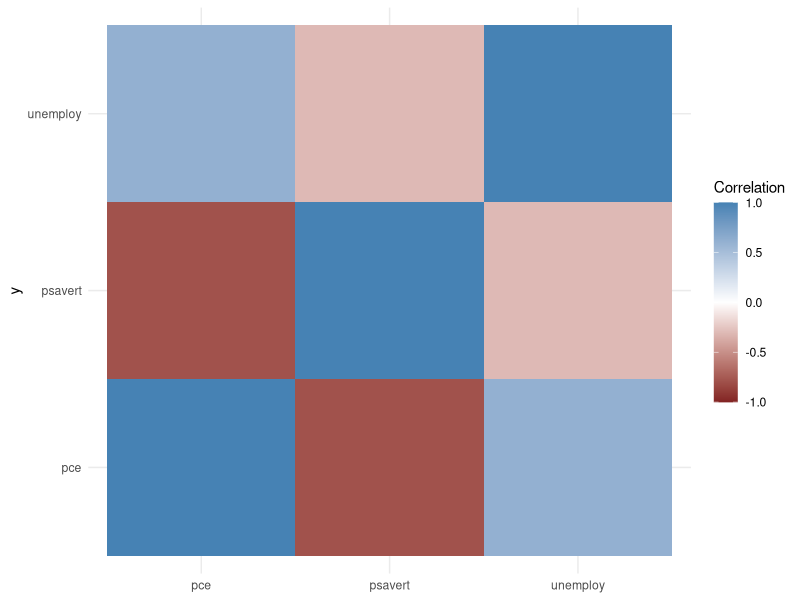

The R source for this figure: (Note: this script raises an error after producing the figure.)
#   Sample is a function you feed a vector and it randomly draws a number

x <- sample(x = 1: 100, size = 100, replace = TRUE)
x

mean(x)

y <- x

y[sample(x = 1:100, size = 20, replace = FALSE)] <- NA
y

mean(y)

mean(y, na.rm = TRUE)

grades <- c(95, 72, 87, 66)
weights <- c(1/2, 1/4, 1/8, 1/8)

mean(grades)

weighted.mean(x = grades, w = weights)

var(x)
mean(x)
sum((x - mean(x))^2)/ (length(x) - 1)


sqrt(var(x))
sd(x)

sd(y)
sd(y, na.rm = TRUE)

sum(x)
min(x)
max(x)

summary(x)

quantile(x, probs = c(.25,.75))

quantile(x, probs = c(.1, .25, .5, .75, .9))


#   Correlation : How related one variable to the other

require(ggplot2)
head(economics)

cor(economics$pce, economics$psavert)

econCor <- cor(economics[, c(2,4,6)])

require(reshape2)
econMelt <- melt(econCor, varnames = c("x", "y"), value.name = "Correlation")

head(econMelt)

econMelt <- econMelt[order(econMelt$Correlation), ]

head(econMelt)

require(scales)
ggplot(econMelt, aes(x = x, y = y)) + geom_tile(aes(fill = Correlation)) +
    scale_fill_gradient2(low = muted("red"), mid = "white", high = "steelblue",
            guide = guide_colorbar(ticks = FALSE, barheight = 10), limits = c(-1,1)) +
    theme_minimal() + labs(x = NULL, NULL)


m <- c(9,9,NA,3,NA,5,8,1,10,4)
n <- c(2,NA,1,6,6,4,1,1,6,7)
p <- c(8,4,3,9,10,NA,3,NA,9,9)
q <- c(10,10,7,8,4,2,8,5,5,2)
r <- c(1,9,7,6,5,6,2,7,9,10)

theMat <- cbind(m,n,p,q,r)
theMat

cor(theMat)
cor(theMat, use = "everything") # Uses all the values in the matrix

cor(theMat, use = "all.obs") 

cor(theMat, use = "complete.obs")

cor(theMat[c(1,4,7,9,10), ])
cor(theMat, use = "na.or.complete")


cor(theMat, use = "pairwise.complete.obs")
